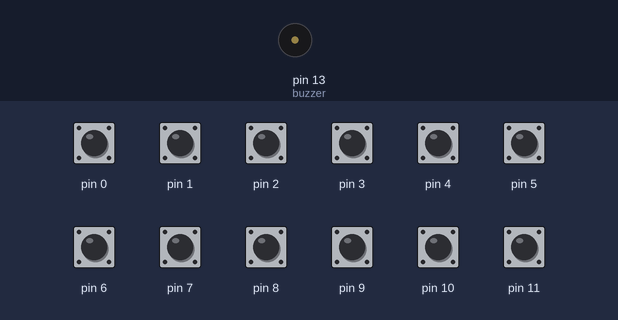
The sketch below on a simulated Arduino Uno, built with avr-gcc and run on an emulated ATmega328P. On the bench: buzzer (waves = sounding). The inputs (shaded band) are chosen by the test bench; at power-on: pin 0–11 HIGH.

Above: at 3.3 s.
3.4 s: pin 0 pulled LOW for 1.45 s
At 5.1 s:
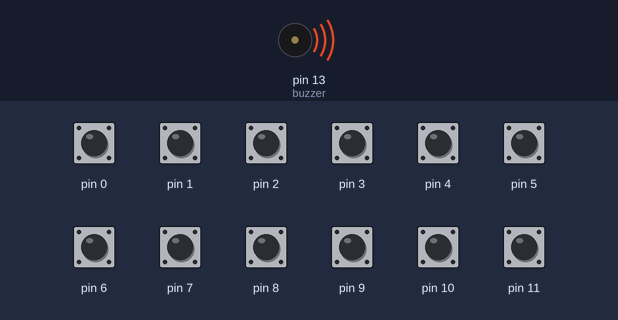
7.5 s: pin 1 pulled LOW for 1.45 s
At 12.0 s:
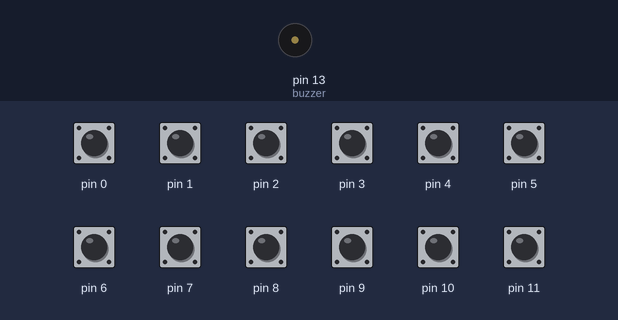
12.3 s: pin 2 pulled LOW for 1.45 s
At 14.6 s:
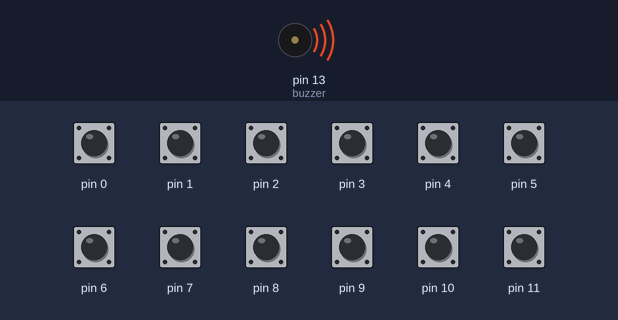
Timing chart, 0 to 17.2 s (numbered marks = the images above; inputs shaded):
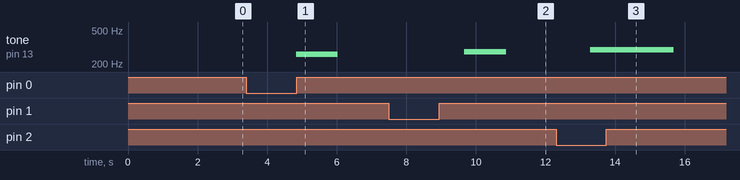

The sketch:

Capacitive_Touch_Piano.ino
```cpp
/*
 credit: Mr.ElectroUino
 Modified by Esther Cho

 Built a capacitive touch piano with Arduino Uno by using aluminum foil keys
 Note plays when touched by finger
*/

#include <CapacitiveSensor.h>
#define buzzer 13

// Set the Send Pin & Receive Pin.
CapacitiveSensor   cs_12_0 = CapacitiveSensor(12,0);
CapacitiveSensor   cs_12_1 = CapacitiveSensor(12,1);
CapacitiveSensor   cs_12_2 = CapacitiveSensor(12,2);
CapacitiveSensor   cs_12_3 = CapacitiveSensor(12,3);
CapacitiveSensor   cs_12_4 = CapacitiveSensor(12,4);
CapacitiveSensor   cs_12_5 = CapacitiveSensor(12,5);
CapacitiveSensor   cs_12_6 = CapacitiveSensor(12,6);
CapacitiveSensor   cs_12_7 = CapacitiveSensor(12,7);
CapacitiveSensor   cs_12_8 = CapacitiveSensor(12,8);
CapacitiveSensor   cs_12_9 = CapacitiveSensor(12,9);
CapacitiveSensor   cs_12_10 = CapacitiveSensor(12,10);
CapacitiveSensor   cs_12_11 = CapacitiveSensor(12,11);


void setup()
{
  // turn off autocalibrate on channel 1 - just as an example
  cs_12_0.set_CS_AutocaL_Millis(0xFFFFFFFF);
  cs_12_1.set_CS_AutocaL_Millis(0xFFFFFFFF);
  cs_12_2.set_CS_AutocaL_Millis(0xFFFFFFFF);
  cs_12_3.set_CS_AutocaL_Millis(0xFFFFFFFF);
  cs_12_4.set_CS_AutocaL_Millis(0xFFFFFFFF);
  cs_12_5.set_CS_AutocaL_Millis(0xFFFFFFFF);
  cs_12_6.set_CS_AutocaL_Millis(0xFFFFFFFF);
  cs_12_7.set_CS_AutocaL_Millis(0xFFFFFFFF);
  cs_12_8.set_CS_AutocaL_Millis(0xFFFFFFFF);
  cs_12_9.set_CS_AutocaL_Millis(0xFFFFFFFF);
  cs_12_10.set_CS_AutocaL_Millis(0xFFFFFFFF);
  cs_12_11.set_CS_AutocaL_Millis(0xFFFFFFFF);
}

void loop()
{
  // Set the sensitivity of the sensors.
  long touch0 =  cs_12_0.capacitiveSensor(1000);
  long touch1 =  cs_12_1.capacitiveSensor(1000);
  long touch2 =  cs_12_2.capacitiveSensor(1000);
  long touch3 =  cs_12_3.capacitiveSensor(1000);
  long touch4 =  cs_12_4.capacitiveSensor(1000);
  long touch5 =  cs_12_5.capacitiveSensor(1000);
  long touch6 =  cs_12_6.capacitiveSensor(1000);
  long touch7 =  cs_12_7.capacitiveSensor(1000);
  long touch8 =  cs_12_8.capacitiveSensor(1000);
  long touch9 =  cs_12_9.capacitiveSensor(1000);
  long touch10 =  cs_12_10.capacitiveSensor(1000);
  long touch11 =  cs_12_11.capacitiveSensor(1000);

  //Notes: C4-B4
  if (touch0 > 1000){
    tone(buzzer,261);
    }
  if (touch1 > 1000){
    tone(buzzer,277);
    }
  if (touch2 > 1000){
    tone(buzzer,294);
    }
  if (touch3 > 1000) {
    tone(buzzer,311);
    }
  if (touch4 > 1000) {
    tone(buzzer,330);
    }
  if (touch5 > 1000){
    tone(buzzer,349);
    }
  if (touch6 > 1000){
    tone(buzzer,370);
    }
  if (touch7 > 1000){
    tone(buzzer,392);
    }
  if (touch8 > 1000){
    tone(buzzer,415);
    }
  if (touch9 > 1000){
    tone(buzzer,440);
    }
  if (touch10 > 1000){
    tone(buzzer,466);
    }
  if (touch11 > 1000){
    tone(buzzer,494);
    }

  if (touch0<=1000  &  touch1<=1000  &  touch2<=1000 & touch3<=1000  &  touch4<=1000  &  touch5<=1000 &  touch6<=1000 &  touch7<=1000 & touch8<=1000  &  touch9<=1000  &  touch10<=1000 & touch11<=1000){
    noTone(buzzer);
  delay(10);
  }
 }
```

Measured:
- after the input at 3.4 s, tone on pin 13 (buzzer): silent → 261 Hz after 1.4 s, → silent 1.2 s later
- after the input at 7.5 s, tone on pin 13 (buzzer): silent → 277 Hz after 2.2 s, → silent 1.2 s later
- after the input at 12.3 s, tone on pin 13 (buzzer): silent → 294 Hz after 0.98 s, → silent 2.4 s later
